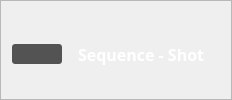
                        <widget class="QFrame" name="frameLineFilesSequences">
                         <property name="styleSheet">
                          <string notr="true"/>
                         </property>
                         <property name="frameShape">
                          <enum>QFrame::StyledPanel</enum>
                         </property>
                         <property name="frameShadow">
                          <enum>QFrame::Raised</enum>
                         </property>
                         <layout class="QHBoxLayout" name="horizontalLayout_24">
                          <property name="topMargin">
                           <number>18</number>
                          </property>
                          <property name="bottomMargin">
                           <number>9</number>
                          </property>
                          <item>
                           <widget class="QPushButton" name="pushButtonPreviousFilesSequences">
                            <property name="minimumSize">
                             <size>
                              <width>50</width>
                              <height>20</height>
                             </size>
                            </property>
                            <property name="maximumSize">
                             <size>
                              <width>50</width>
                              <height>20</height>
                             </size>
                            </property>
                            <property name="styleSheet">
                             <string notr="true">QPushButton
{
	background-color: rgb(83, 83, 83);
	color: rgb(255, 255, 255);
	border-radius: 3px;
}
QPushButton:hover:!pressed
{
	background-color: rgb(100, 100, 100);
}</string>
                            </property>
                            <property name="text">
                             <string/>
                            </property>
                            <property name="icon">
                             <iconset resource="cioxoQtResources.qrc">
                              <normaloff>:/icons/graphics/icons/arrowLeft.svg</normaloff>:/icons/graphics/icons/arrowLeft.svg</iconset>
                            </property>
                           </widget>
                          </item>
                          <item>
                           <spacer name="horizontalSpacerNextPreviousFilesSequences">
                            <property name="orientation">
                             <enum>Qt::Horizontal</enum>
                            </property>
                            <property name="sizeType">
                             <enum>QSizePolicy::Fixed</enum>
                            </property>
                            <property name="sizeHint" stdset="0">
                             <size>
                              <width>10</width>
                              <height>10</height>
                             </size>
                            </property>
                           </spacer>
                          </item>
                          <item>
                           <widget class="QLabel" name="labelWelcomeFilesSequences">
                            <property name="maximumSize">
                             <size>
                              <width>500</width>
                              <height>16777215</height>
                             </size>
                            </property>
                            <property name="font">
                             <font>
                              <family>Source Sans Pro</family>
                              <pointsize>12</pointsize>
                              <weight>75</weight>
                              <bold>true</bold>
                             </font>
                            </property>
                            <property name="styleSheet">
                             <string notr="true">color:white;</string>
                            </property>
                            <property name="text">
                             <string>Sequence - Shot</string>
                            </property>
                            <property name="alignment">
                             <set>Qt::AlignLeading|Qt::AlignLeft|Qt::AlignVCenter</set>
                            </property>
                           </widget>
                          </item>
                          <item>
                           <widget class="QLabel" name="labelLineFilesSequences">
                            <property name="maximumSize">
                             <size>
                              <width>16777215</width>
                              <height>0</height>
                             </size>
                            </property>
                            <property name="styleSheet">
                             <string notr="true">border-color: rgb(180, 180, 180);
border-style:solid;
border-radius: 5px;
border-width: 1px;</string>
                            </property>
                            <property name="frameShape">
                             <enum>QFrame::NoFrame</enum>
                            </property>
                            <property name="text">
                             <string/>
                            </property>
                            <property name="alignment">
                             <set>Qt::AlignRight|Qt::AlignTrailing|Qt::AlignVCenter</set>
                            </property>
                           </widget>
                          </item>
                         </layout>
                        </widget>
